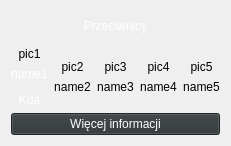
      <widget class="QWidget" name="layoutWidget">
       <layout class="QVBoxLayout" name="verticalLayout_8">
        <item>
         <widget class="QLabel" name="label_enemies">
          <property name="sizePolicy">
           <sizepolicy hsizetype="Ignored" vsizetype="Minimum">
            <horstretch>0</horstretch>
            <verstretch>0</verstretch>
           </sizepolicy>
          </property>
          <property name="minimumSize">
           <size>
            <width>0</width>
            <height>30</height>
           </size>
          </property>
          <property name="text">
           <string>&lt;html&gt;&lt;head/&gt;&lt;body&gt;&lt;p&gt;&lt;span style=&quot; color:#ffffff;&quot;&gt;Przeciwnicy&lt;/span&gt;&lt;/p&gt;&lt;/body&gt;&lt;/html&gt;</string>
          </property>
          <property name="scaledContents">
           <bool>false</bool>
          </property>
          <property name="alignment">
           <set>Qt::AlignCenter</set>
          </property>
          <property name="wordWrap">
           <bool>true</bool>
          </property>
         </widget>
        </item>
        <item>
         <layout class="QHBoxLayout" name="horizontalLayout_2">
          <item>
           <layout class="QVBoxLayout" name="verticalLayout_3">
            <item>
             <widget class="QLabel" name="label_enemy_1_pic">
              <property name="sizePolicy">
               <sizepolicy hsizetype="Ignored" vsizetype="Expanding">
                <horstretch>0</horstretch>
                <verstretch>0</verstretch>
               </sizepolicy>
              </property>
              <property name="maximumSize">
               <size>
                <width>16777215</width>
                <height>16777215</height>
               </size>
              </property>
              <property name="text">
               <string>pic1</string>
              </property>
              <property name="scaledContents">
               <bool>true</bool>
              </property>
              <property name="alignment">
               <set>Qt::AlignBottom|Qt::AlignHCenter</set>
              </property>
             </widget>
            </item>
            <item>
             <widget class="QLabel" name="label_enemy_1_name">
              <property name="sizePolicy">
               <sizepolicy hsizetype="Preferred" vsizetype="Expanding">
                <horstretch>0</horstretch>
                <verstretch>0</verstretch>
               </sizepolicy>
              </property>
              <property name="text">
               <string>&lt;html&gt;&lt;head/&gt;&lt;body&gt;&lt;p align=&quot;center&quot;&gt;&lt;span style=&quot; color:#ffffff;&quot;&gt;name1&lt;/span&gt;&lt;/p&gt;&lt;p align=&quot;center&quot;&gt;&lt;span style=&quot; color:#ffffff;&quot;&gt;Kda&lt;/span&gt;&lt;/p&gt;&lt;/body&gt;&lt;/html&gt;</string>
              </property>
              <property name="alignment">
               <set>Qt::AlignHCenter|Qt::AlignTop</set>
              </property>
             </widget>
            </item>
           </layout>
          </item>
          <item>
           <layout class="QVBoxLayout" name="verticalLayout_4">
            <item>
             <widget class="QLabel" name="label_enemy_2_pic">
              <property name="sizePolicy">
               <sizepolicy hsizetype="Ignored" vsizetype="Expanding">
                <horstretch>0</horstretch>
                <verstretch>0</verstretch>
               </sizepolicy>
              </property>
              <property name="text">
               <string>pic2</string>
              </property>
              <property name="scaledContents">
               <bool>true</bool>
              </property>
              <property name="alignment">
               <set>Qt::AlignBottom|Qt::AlignHCenter</set>
              </property>
             </widget>
            </item>
            <item>
             <widget class="QLabel" name="label_enemy_2_name">
              <property name="sizePolicy">
               <sizepolicy hsizetype="Preferred" vsizetype="Expanding">
                <horstretch>0</horstretch>
                <verstretch>0</verstretch>
               </sizepolicy>
              </property>
              <property name="text">
               <string>name2</string>
              </property>
              <property name="alignment">
               <set>Qt::AlignHCenter|Qt::AlignTop</set>
              </property>
             </widget>
            </item>
           </layout>
          </item>
          <item>
           <layout class="QVBoxLayout" name="verticalLayout_5">
            <item>
             <widget class="QLabel" name="label_enemy_3_pic">
              <property name="sizePolicy">
               <sizepolicy hsizetype="Ignored" vsizetype="Expanding">
                <horstretch>0</horstretch>
                <verstretch>0</verstretch>
               </sizepolicy>
              </property>
              <property name="text">
               <string>pic3</string>
              </property>
              <property name="scaledContents">
               <bool>true</bool>
              </property>
              <property name="alignment">
               <set>Qt::AlignBottom|Qt::AlignHCenter</set>
              </property>
             </widget>
            </item>
            <item>
             <widget class="QLabel" name="label_enemy_3_name">
              <property name="sizePolicy">
               <sizepolicy hsizetype="Preferred" vsizetype="Expanding">
                <horstretch>0</horstretch>
                <verstretch>0</verstretch>
               </sizepolicy>
              </property>
              <property name="text">
               <string>name3</string>
              </property>
              <property name="alignment">
               <set>Qt::AlignHCenter|Qt::AlignTop</set>
              </property>
             </widget>
            </item>
           </layout>
          </item>
          <item>
           <layout class="QVBoxLayout" name="verticalLayout_6">
            <item>
             <widget class="QLabel" name="label_enemy_4_pic">
              <property name="sizePolicy">
               <sizepolicy hsizetype="Ignored" vsizetype="Expanding">
                <horstretch>0</horstretch>
                <verstretch>0</verstretch>
               </sizepolicy>
              </property>
              <property name="text">
               <string>pic4</string>
              </property>
              <property name="scaledContents">
               <bool>true</bool>
              </property>
              <property name="alignment">
               <set>Qt::AlignBottom|Qt::AlignHCenter</set>
              </property>
             </widget>
            </item>
            <item>
             <widget class="QLabel" name="label_enemy_4_name">
              <property name="sizePolicy">
               <sizepolicy hsizetype="Preferred" vsizetype="Expanding">
                <horstretch>0</horstretch>
                <verstretch>0</verstretch>
               </sizepolicy>
              </property>
              <property name="text">
               <string>name4</string>
              </property>
              <property name="alignment">
               <set>Qt::AlignHCenter|Qt::AlignTop</set>
              </property>
             </widget>
            </item>
           </layout>
          </item>
          <item>
           <layout class="QVBoxLayout" name="verticalLayout_7">
            <item>
             <widget class="QLabel" name="label_enemy_5_pic">
              <property name="sizePolicy">
               <sizepolicy hsizetype="Ignored" vsizetype="Expanding">
                <horstretch>0</horstretch>
                <verstretch>0</verstretch>
               </sizepolicy>
              </property>
              <property name="text">
               <string>pic5</string>
              </property>
              <property name="scaledContents">
               <bool>true</bool>
              </property>
              <property name="alignment">
               <set>Qt::AlignBottom|Qt::AlignHCenter</set>
              </property>
             </widget>
            </item>
            <item>
             <widget class="QLabel" name="label_enemy_5_name">
              <property name="sizePolicy">
               <sizepolicy hsizetype="Preferred" vsizetype="Expanding">
                <horstretch>0</horstretch>
                <verstretch>0</verstretch>
               </sizepolicy>
              </property>
              <property name="text">
               <string>name5</string>
              </property>
              <property name="alignment">
               <set>Qt::AlignHCenter|Qt::AlignTop</set>
              </property>
             </widget>
            </item>
           </layout>
          </item>
         </layout>
        </item>
        <item>
         <widget class="QPushButton" name="button_enemies">
          <property name="sizePolicy">
           <sizepolicy hsizetype="Ignored" vsizetype="Fixed">
            <horstretch>0</horstretch>
            <verstretch>0</verstretch>
           </sizepolicy>
          </property>
          <property name="palette">
           <palette>
            <active>
             <colorrole role="WindowText">
              <brush brushstyle="SolidPattern">
               <color alpha="255">
                <red>255</red>
                <green>255</green>
                <blue>255</blue>
               </color>
              </brush>
             </colorrole>
             <colorrole role="Button">
              <brush brushstyle="SolidPattern">
               <color alpha="255">
                <red>46</red>
                <green>52</green>
                <blue>54</blue>
               </color>
              </brush>
             </colorrole>
             <colorrole role="Light">
              <brush brushstyle="SolidPattern">
               <color alpha="255">
                <red>69</red>
                <green>78</green>
                <blue>81</blue>
               </color>
              </brush>
             </colorrole>
             <colorrole role="Midlight">
              <brush brushstyle="SolidPattern">
               <color alpha="255">
                <red>57</red>
                <green>65</green>
                <blue>67</blue>
               </color>
              </brush>
             </colorrole>
             <colorrole role="Dark">
              <brush brushstyle="SolidPattern">
               <color alpha="255">
                <red>23</red>
                <green>26</green>
                <blue>27</blue>
               </color>
              </brush>
             </colorrole>
             <colorrole role="Mid">
              <brush brushstyle="SolidPattern">
               <color alpha="255">
                <red>30</red>
                <green>34</green>
                <blue>36</blue>
               </color>
              </brush>
             </colorrole>
             <colorrole role="Text">
              <brush brushstyle="SolidPattern">
               <color alpha="255">
                <red>255</red>
                <green>255</green>
                <blue>255</blue>
               </color>
              </brush>
             </colorrole>
             <colorrole role="BrightText">
              <brush brushstyle="SolidPattern">
               <color alpha="255">
                <red>255</red>
                <green>255</green>
                <blue>255</blue>
               </color>
              </brush>
             </colorrole>
             <colorrole role="ButtonText">
              <brush brushstyle="SolidPattern">
               <color alpha="255">
                <red>255</red>
                <green>255</green>
                <blue>255</blue>
               </color>
              </brush>
             </colorrole>
             <colorrole role="Base">
              <brush brushstyle="SolidPattern">
               <color alpha="255">
                <red>0</red>
                <green>0</green>
                <blue>0</blue>
               </color>
              </brush>
             </colorrole>
             <colorrole role="Window">
              <brush brushstyle="SolidPattern">
               <color alpha="255">
                <red>46</red>
                <green>52</green>
                <blue>54</blue>
               </color>
              </brush>
             </colorrole>
             <colorrole role="Shadow">
              <brush brushstyle="SolidPattern">
               <color alpha="255">
                <red>0</red>
                <green>0</green>
                <blue>0</blue>
               </color>
              </brush>
             </colorrole>
             <colorrole role="AlternateBase">
              <brush brushstyle="SolidPattern">
               <color alpha="255">
                <red>23</red>
                <green>26</green>
                <blue>27</blue>
               </color>
              </brush>
             </colorrole>
             <colorrole role="ToolTipBase">
              <brush brushstyle="SolidPattern">
               <color alpha="255">
                <red>255</red>
                <green>255</green>
                <blue>220</blue>
               </color>
              </brush>
             </colorrole>
             <colorrole role="ToolTipText">
              <brush brushstyle="SolidPattern">
               <color alpha="255">
                <red>0</red>
                <green>0</green>
                <blue>0</blue>
               </color>
              </brush>
             </colorrole>
             <colorrole role="PlaceholderText">
              <brush brushstyle="SolidPattern">
               <color alpha="128">
                <red>255</red>
                <green>255</green>
                <blue>255</blue>
               </color>
              </brush>
             </colorrole>
            </active>
            <inactive>
             <colorrole role="WindowText">
              <brush brushstyle="SolidPattern">
               <color alpha="255">
                <red>255</red>
                <green>255</green>
                <blue>255</blue>
               </color>
              </brush>
             </colorrole>
             <colorrole role="Button">
              <brush brushstyle="SolidPattern">
               <color alpha="255">
                <red>46</red>
                <green>52</green>
                <blue>54</blue>
               </color>
              </brush>
             </colorrole>
             <colorrole role="Light">
              <brush brushstyle="SolidPattern">
               <color alpha="255">
                <red>69</red>
                <green>78</green>
                <blue>81</blue>
               </color>
              </brush>
             </colorrole>
             <colorrole role="Midlight">
              <brush brushstyle="SolidPattern">
               <color alpha="255">
                <red>57</red>
                <green>65</green>
                <blue>67</blue>
               </color>
              </brush>
             </colorrole>
             <colorrole role="Dark">
              <brush brushstyle="SolidPattern">
               <color alpha="255">
                <red>23</red>
                <green>26</green>
                <blue>27</blue>
               </color>
              </brush>
             </colorrole>
             <colorrole role="Mid">
              <brush brushstyle="SolidPattern">
               <color alpha="255">
                <red>30</red>
                <green>34</green>
                <blue>36</blue>
               </color>
              </brush>
             </colorrole>
             <colorrole role="Text">
              <brush brushstyle="SolidPattern">
               <color alpha="255">
                <red>255</red>
                <green>255</green>
                <blue>255</blue>
               </color>
              </brush>
             </colorrole>
             <colorrole role="BrightText">
              <brush brushstyle="SolidPattern">
               <color alpha="255">
                <red>255</red>
                <green>255</green>
                <blue>255</blue>
               </color>
              </brush>
             </colorrole>
             <colorrole role="ButtonText">
              <brush brushstyle="SolidPattern">
               <color alpha="255">
                <red>255</red>
                <green>255</green>
                <blue>255</blue>
               </color>
              </brush>
             </colorrole>
             <colorrole role="Base">
              <brush brushstyle="SolidPattern">
               <color alpha="255">
                <red>0</red>
                <green>0</green>
                <blue>0</blue>
               </color>
              </brush>
             </colorrole>
             <colorrole role="Window">
              <brush brushstyle="SolidPattern">
               <color alpha="255">
                <red>46</red>
                <green>52</green>
                <blue>54</blue>
               </color>
              </brush>
             </colorrole>
             <colorrole role="Shadow">
              <brush brushstyle="SolidPattern">
               <color alpha="255">
                <red>0</red>
                <green>0</green>
                <blue>0</blue>
               </color>
              </brush>
             </colorrole>
             <colorrole role="AlternateBase">
              <brush brushstyle="SolidPattern">
               <color alpha="255">
                <red>23</red>
                <green>26</green>
                <blue>27</blue>
               </color>
              </brush>
             </colorrole>
             <colorrole role="ToolTipBase">
              <brush brushstyle="SolidPattern">
               <color alpha="255">
                <red>255</red>
                <green>255</green>
                <blue>220</blue>
               </color>
              </brush>
             </colorrole>
             <colorrole role="ToolTipText">
              <brush brushstyle="SolidPattern">
               <color alpha="255">
                <red>0</red>
                <green>0</green>
                <blue>0</blue>
               </color>
              </brush>
             </colorrole>
             <colorrole role="PlaceholderText">
              <brush brushstyle="SolidPattern">
               <color alpha="128">
                <red>255</red>
                <green>255</green>
                <blue>255</blue>
               </color>
              </brush>
             </colorrole>
            </inactive>
            <disabled>
             <colorrole role="WindowText">
              <brush brushstyle="SolidPattern">
               <color alpha="255">
                <red>23</red>
                <green>26</green>
                <blue>27</blue>
               </color>
              </brush>
             </colorrole>
             <colorrole role="Button">
              <brush brushstyle="SolidPattern">
               <color alpha="255">
                <red>46</red>
                <green>52</green>
                <blue>54</blue>
               </color>
              </brush>
             </colorrole>
             <colorrole role="Light">
              <brush brushstyle="SolidPattern">
               <color alpha="255">
                <red>69</red>
                <green>78</green>
                <blue>81</blue>
               </color>
              </brush>
             </colorrole>
             <colorrole role="Midlight">
              <brush brushstyle="SolidPattern">
               <color alpha="255">
                <red>57</red>
                <green>65</green>
                <blue>67</blue>
               </color>
              </brush>
             </colorrole>
             <colorrole role="Dark">
              <brush brushstyle="SolidPattern">
               <color alpha="255">
                <red>23</red>
                <green>26</green>
                <blue>27</blue>
               </color>
              </brush>
             </colorrole>
             <colorrole role="Mid">
              <brush brushstyle="SolidPattern">
               <color alpha="255">
                <red>30</red>
                <green>34</green>
                <blue>36</blue>
               </color>
              </brush>
             </colorrole>
             <colorrole role="Text">
              <brush brushstyle="SolidPattern">
               <color alpha="255">
                <red>23</red>
                <green>26</green>
                <blue>27</blue>
               </color>
              </brush>
             </colorrole>
             <colorrole role="BrightText">
              <brush brushstyle="SolidPattern">
               <color alpha="255">
                <red>255</red>
                <green>255</green>
                <blue>255</blue>
               </color>
              </brush>
             </colorrole>
             <colorrole role="ButtonText">
              <brush brushstyle="SolidPattern">
               <color alpha="255">
                <red>23</red>
                <green>26</green>
                <blue>27</blue>
               </color>
              </brush>
             </colorrole>
             <colorrole role="Base">
              <brush brushstyle="SolidPattern">
               <color alpha="255">
                <red>46</red>
                <green>52</green>
                <blue>54</blue>
               </color>
              </brush>
             </colorrole>
             <colorrole role="Window">
              <brush brushstyle="SolidPattern">
               <color alpha="255">
                <red>46</red>
                <green>52</green>
                <blue>54</blue>
               </color>
              </brush>
             </colorrole>
             <colorrole role="Shadow">
              <brush brushstyle="SolidPattern">
               <color alpha="255">
                <red>0</red>
                <green>0</green>
                <blue>0</blue>
               </color>
              </brush>
             </colorrole>
             <colorrole role="AlternateBase">
              <brush brushstyle="SolidPattern">
               <color alpha="255">
                <red>46</red>
                <green>52</green>
                <blue>54</blue>
               </color>
              </brush>
             </colorrole>
             <colorrole role="ToolTipBase">
              <brush brushstyle="SolidPattern">
               <color alpha="255">
                <red>255</red>
                <green>255</green>
                <blue>220</blue>
               </color>
              </brush>
             </colorrole>
             <colorrole role="ToolTipText">
              <brush brushstyle="SolidPattern">
               <color alpha="255">
                <red>0</red>
                <green>0</green>
                <blue>0</blue>
               </color>
              </brush>
             </colorrole>
             <colorrole role="PlaceholderText">
              <brush brushstyle="SolidPattern">
               <color alpha="128">
                <red>255</red>
                <green>255</green>
                <blue>255</blue>
               </color>
              </brush>
             </colorrole>
            </disabled>
           </palette>
          </property>
          <property name="text">
           <string>Więcej informacji</string>
          </property>
         </widget>
        </item>
       </layout>
      </widget>
